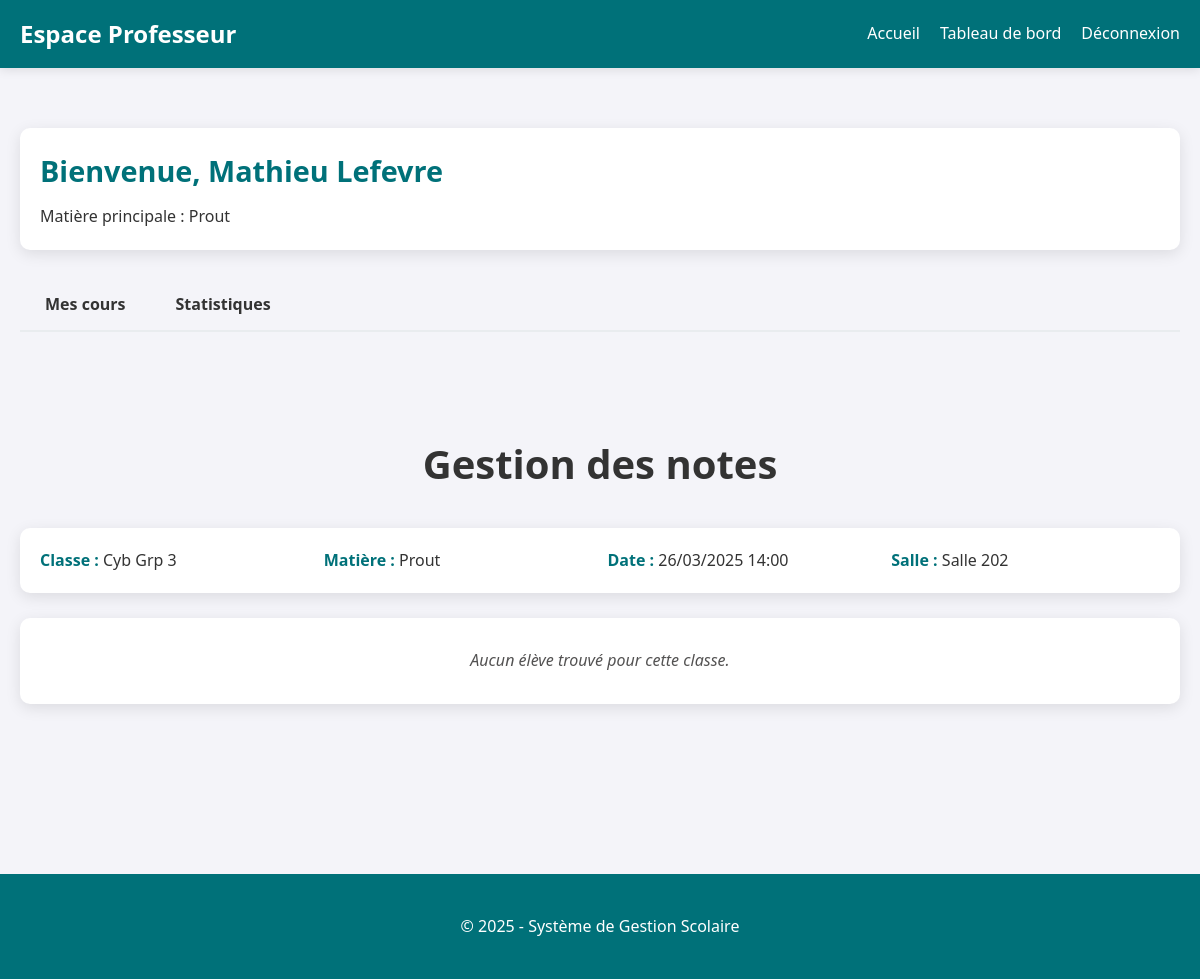
The app's page /pages/prof.php?view=notes&cours_id=2 (signed in) with its own data.
### tables this page shows
CREATE TABLE IF NOT EXISTS profs (
    id INT AUTO_INCREMENT PRIMARY KEY,
    user_id INT NOT NULL UNIQUE,
    nom VARCHAR(50) NOT NULL,
    prenom VARCHAR(50) NOT NULL,
    date_naissance DATE NOT NULL,
    matiere VARCHAR(50) NOT NULL,
    FOREIGN KEY (user_id) REFERENCES users(id) ON DELETE CASCADE
);

CREATE TABLE IF NOT EXISTS cours (
    id INT AUTO_INCREMENT PRIMARY KEY,
    prof_id INT NOT NULL,
    classe VARCHAR(50) NOT NULL,
    matiere VARCHAR(50) NOT NULL,
    horaire DATETIME NOT NULL,
    salle VARCHAR(50) NOT NULL,
    FOREIGN KEY (prof_id) REFERENCES profs(id) ON DELETE CASCADE
);

### pages/prof.php (the view, shortened to what this page needs)
<?php
require_once '../config/db.php';
$userId = $_SESSION['user_id'];
$stmt = $pdo->prepare("SELECT * FROM profs WHERE user_id = ?");
$stmt->execute([$userId]);
$prof = $stmt->fetch(PDO::FETCH_ASSOC);
$view = isset($_GET['view']) ? $_GET['view'] : 'cours';
$coursId = isset($_GET['cours_id']) ? intval($_GET['cours_id']) : 0;
if ($view === 'notes' && $coursId > 0) {
    $stmt = $pdo->prepare("SELECT * FROM cours WHERE id = ? AND prof_id = ?");
    $stmt->execute([$coursId, $prof['id']]);
    $currentCours = $stmt->fetch(PDO::FETCH_ASSOC);
    if ($currentCours) {
        $stmt = $pdo->prepare("SELECT e.* FROM eleves e WHERE e.classe = ?");
        $stmt->execute([$currentCours['classe']]);
        $eleves = $stmt->fetchAll(PDO::FETCH_ASSOC);
    } else {
        $message = "Vous n'êtes pas autorisé à accéder à ce cours.";
        $messageType = "error";
        header("Location: prof.php?view=cours&message=$message&type=$messageType");
        exit;
    }
}
$coursQuery = "SELECT * FROM cours WHERE prof_id = ?";
$params = [$prof['id']];
$coursQuery .= " ORDER BY horaire";
$stmt = $pdo->prepare($coursQuery);
$stmt->execute($params);
$cours = $stmt->fetchAll(PDO::FETCH_ASSOC);
?>
<!DOCTYPE html>
<html lang="fr">
<head>
    <link rel="stylesheet" href="../css/style.css">
</head>
<body>
    <header>
        <h1>Espace Professeur</h1>
        <nav>
            <ul>
                <li><a href="index.php">Accueil</a></li>
                <li><a href="prof.php">Tableau de bord</a></li>
                <li><a href="../login/login.php">Déconnexion</a></li>
            </ul>
        </nav>
    </header>
    <main class="container">
        <section class="prof-info">
            <h2>Bienvenue, <?php echo htmlspecialchars($prof['prenom'] . ' ' . $prof['nom']); ?></h2>
            <p>Matière principale : <?php echo htmlspecialchars($prof['matiere']); ?></p>
        </section>
        <div class="tabs">
            <a href="?view=cours" class="tab <?php echo $view === 'cours' ? 'active' : ''; ?>">Mes cours</a>
            <a href="?view=stats" class="tab <?php echo $view === 'stats' ? 'active' : ''; ?>">Statistiques</a>
        </div>
        <?php if ($view === 'confirm_delete' && isset($_GET['cours_id'])): ?>
            <section class="confirmation">
                <h2>Confirmation de suppression</h2>
                <?php
                    $delCoursId = intval($_GET['cours_id']);
                    $stmt = $pdo->prepare("SELECT * FROM cours WHERE id = ?");
                    $stmt->execute([$delCoursId]);
                    $delCours = $stmt->fetch(PDO::FETCH_ASSOC);
                    $stmt = $pdo->prepare("SELECT COUNT(*) FROM notes WHERE cours_id = ?");
                    $stmt->execute([$delCoursId]);
                    $notesCount = $stmt->fetchColumn();
                ?>
                <div class="warning-box">
                    <p><strong>Attention :</strong> Vous êtes sur le point de supprimer le cours suivant :</p>
                    <p>
                        <strong>Classe :</strong> <?php echo htmlspecialchars($delCours['classe']); ?><br>
                        <strong>Matière :</strong> <?php echo htmlspecialchars($delCours['matiere']); ?><br>
                        <strong>Horaire :</strong> <?php echo date('d/m/Y H:i', strtotime($delCours['horaire'])); ?><br>
                        <strong>Salle :</strong> <?php echo htmlspecialchars($delCours['salle']); ?>
                    </p>
                    <?php if ($notesCount > 0): ?>
                        <p class="warning"><strong>Important :</strong> Ce cours contient <?php echo $notesCount; ?> note(s) qui seront également supprimées.</p>
                    <?php endif; ?>
                    <p>Cette action est irréversible. Voulez-vous continuer ?</p>
                    <div class="action-buttons">
                        <a href="?delete_cours=<?php echo $delCoursId; ?>&confirm=yes" class="btn-danger">Confirmer la suppression</a>
                        <a href="?view=cours" class="btn-secondary">Annuler</a>
                    </div>
                </div>
            </section>
        <?php elseif ($view === 'notes' && isset($currentCours)): ?>
            <section class="notes-section">
                <h2>Gestion des notes</h2>
                <div class="cours-details">
                    <p><strong>Classe :</strong> <?php echo htmlspecialchars($currentCours['classe']); ?></p>
                    <p><strong>Matière :</strong> <?php echo htmlspecialchars($currentCours['matiere']); ?></p>
                    <p><strong>Date :</strong> <?php echo date('d/m/Y H:i', strtotime($currentCours['horaire'])); ?></p>
                    <p><strong>Salle :</strong> <?php echo htmlspecialchars($currentCours['salle']); ?></p>
                </div>
                <?php if (empty($eleves)): ?>
                    <p class="no-data">Aucun élève trouvé pour cette classe.</p>
                <?php endif; ?>
            </section>
        <?php endif; ?>
    </main>
    <footer>
        <p>&copy; <?php echo date('Y'); ?> - Système de Gestion Scolaire</p>
    </footer>
</body>
</html>

### css/style.css (style rules this page uses)
:root { --primary: #007179; --primary-dark: #0c57c0; --secondary: #190038; --secondary-dark: #e04347; --light: #f4f4f9; --dark: #333; --gray: #535252; --light-gray: #e9ecef; --white: #ffffff; --shadow: 0 4px 15px rgba(0, 0, 0, 0.1); --shadow-strong: 0 8px 30px rgba(0, 0, 0, 0.1); --border-radius: 10px; --transition: all 0.3s ease; }
* { margin: 0; padding: 0; box-sizing: border-box; }
body { font-family: 'Segoe UI', Roboto, 'Helvetica Neue', Arial, sans-serif; margin: 0; padding: 0; background-color: var(--light); color: var(--dark); line-height: 1.6; }
.container { width: 100%; max-width: 1200px; margin: 0 auto; padding: 0 15px; }
h1, h2, h3, h4, h5, h6 { font-weight: 600; margin-bottom: 15px; }
h2 { font-size: 2.5rem; text-align: center; margin-bottom: 2rem; }
section { padding: 80px 0; }
header { background-color: var(--primary); padding: 15px 0; color: white; position: sticky; top: 0; z-index: 1000; box-shadow: 0 2px 10px rgba(0, 0, 0, 0.1); }
header nav ul { list-style-type: none; text-align: right; margin-right: 20px; }
header nav ul li { display: inline; margin-left: 25px; }
header nav ul li a { color: white; text-decoration: none; font-weight: 500; transition: var(--transition); position: relative; padding-bottom: 5px; }
header nav ul li a:after { content: ''; position: absolute; width: 0; height: 2px; bottom: 0; left: 0; background-color: white; transition: var(--transition); }
footer { background-color: var(--primary); color: white; text-align: center; padding: 40px 0; margin-top: 50px; }
.no-data { text-align: center; color: var(--gray); padding: 30px 0; font-style: italic; }
.no-data { text-align: center; padding: 30px 0; color: #666; font-style: italic; }
.prof-info { background-color: var(--white); padding: 20px; border-radius: var(--border-radius); box-shadow: var(--shadow); margin: 20px 0; }
.prof-info h2 { color: var(--primary); font-size: 1.8rem; margin-bottom: 10px; text-align: left; }
.tabs { display: flex; margin: 30px 0 20px; border-bottom: 2px solid var(--light-gray); }
.tab { padding: 12px 25px; text-decoration: none; color: var(--dark); font-weight: 600; position: relative; transition: var(--transition); }
.no-data { text-align: center; padding: 30px; background-color: var(--white); border-radius: var(--border-radius); color: var(--gray); font-style: italic; margin: 20px 0; box-shadow: var(--shadow); }
.cours-details { background-color: var(--white); padding: 20px; border-radius: var(--border-radius); box-shadow: var(--shadow); margin-bottom: 25px; display: grid; grid-template-columns: repeat(auto-fit, minmax(200px, 1fr)); gap: 15px; }
.cours-details p { margin: 0; }
.cours-details strong { color: var(--primary); }
header { display: flex; justify-content: space-between; align-items: center; padding: 15px 20px; }
header h1 { margin: 0; font-size: 1.5rem; }
header nav ul { margin: 0; display: flex; gap: 20px; }
header nav ul li { margin: 0; }
main.container { padding: 20px; margin-top: 20px; }

### records on screen
profs: prenom+nom "Mathieu Lefevre", matiere "Prout"
cours: classe "Cyb Grp 3", matiere "Prout", horaire "26/03/2025 14:00", salle "Salle 202"
